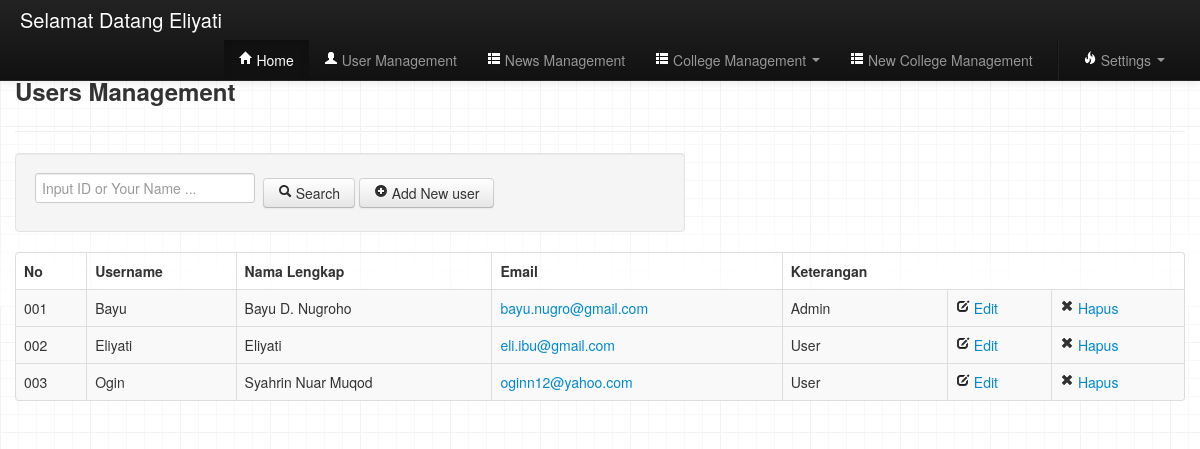
The page /admin/Tampil-User.php (signed in) on the database its author committed.
### tables this page shows
CREATE TABLE IF NOT EXISTS `user` (
  `iduser` varchar(50) NOT NULL DEFAULT '',
  `username` varchar(13) DEFAULT NULL,
  `password` varchar(10) DEFAULT NULL,
  `namalengkap` varchar(30) DEFAULT NULL,
  `email` varchar(25) DEFAULT NULL,
  `level` varchar(25) NOT NULL DEFAULT 'user',
  PRIMARY KEY (`iduser`)
);

### admin/Tampil-User.php (the view, shortened to what this page needs)
<?php
	include 'Admin.php';
?>
<!DOCTYPE html PUBLIC "-//W3C//DTD XHTML 1.0 Transitional//EN" "http://www.w3.org/TR/xhtml1/DTD/xhtml1-transitional.dtd">
<html xmlns="http://www.w3.org/1999/xhtml">
<head>
	<link rel="stylesheet" type="text/css" href="../style/bootstrap/css/bootstrap.css" />
	<link rel="stylesheet" type="text/css" href="../style/bootstrap/css/bootstrap.min.css" />
	<link rel="stylesheet" type="text/css" href="../style/bootstrap/css/bootstrap-responsive.css" />
	<link rel="stylesheet" type="text/css" href="../style/bootstrap/css/bootstrap-responsive.min.css" />
</head>
<body>
		<div class="container">
			<div class="row">
				<div class="span12">
					<form class="form-horizontal">
						<h3>Users Management</h3><hr>
					</form>
				</div>
				<div class="span7">
					<fieldset>
						<form class="form-stacked well" method="POST" action="">
								<input type="text" placeholder="Input ID or Your Name ..."> &nbsp;<a class="btn"><li class="icon-search "></li> Search</a>&nbsp;<a class="btn" href="AddUser.php"><li class="icon-plus-sign"></li> Add New user</a>
						</form>
					</fieldset>
				</div>
			</div>
			<div class="row">
				<div class="span12">
					<form class="form-vertical">
						<table class="table table-striped table-bordered table-hover">
							<thead>
								<tr>
									<th>No</th>
									<th>Username</th>
									<th>Nama Lengkap</th>
									<th>Email</th>
									<th>Keterangan</th>
								</tr>
							</thead>
							<?php
 								$tampil = mysql_query("SELECT * FROM user ORDER BY iduser");
								 while ( $hasil = mysql_fetch_array($tampil)) {
									echo "	<tbody>
												<tr>
													<td>$hasil[iduser]</td>
													<td>$hasil[username]</td>
													<td>$hasil[namalengkap]</td>
													<td><a href=mailto:$hasil[email]>$hasil[email]</a></td>
													<td>$hasil[level]</td>
													<td><a href=EditUser.php?iduser=$hasil[iduser]><i class='icon-edit'></i> Edit</a></td>
													<td><a href=../controller/delete.php?iduser=$hasil[iduser] onclick=confirmDelete()><i class='icon-remove'></i> Hapus</a></td>
												</tr>
											</tbody
										 ";
								 }
								?>
					</form>
				</div>
			</div>
		</div>
</body>
</html>

### style/default.css (style rules this page uses)
body { background-image: url('../img/grid-18px-masked.png'); }
.well { background-color:#F8F8F8; }

### admin/Admin.php (style rules this page uses)
body { padding-top: 60px; }

### admin/Tampil-User.php (style rules this page uses)
body { background-image:url(../img/grid-18px-masked.png); background-repeat:repeat; }

### rows shown on the page
user: iduser "001", username "Bayu", namalengkap "Bayu D. Nugroho", email "bayu.nugro@gmail.com", level "Admin"
user: iduser "002", username "Eliyati", namalengkap "Eliyati", email "eli.ibu@gmail.com", level "User"
user: iduser "003", username "Ogin", namalengkap "Syahrin Nuar Muqod", email "oginn12@yahoo.com", level "User"

### other values the page prints
$_SESSION['username'] "Eliyati"
